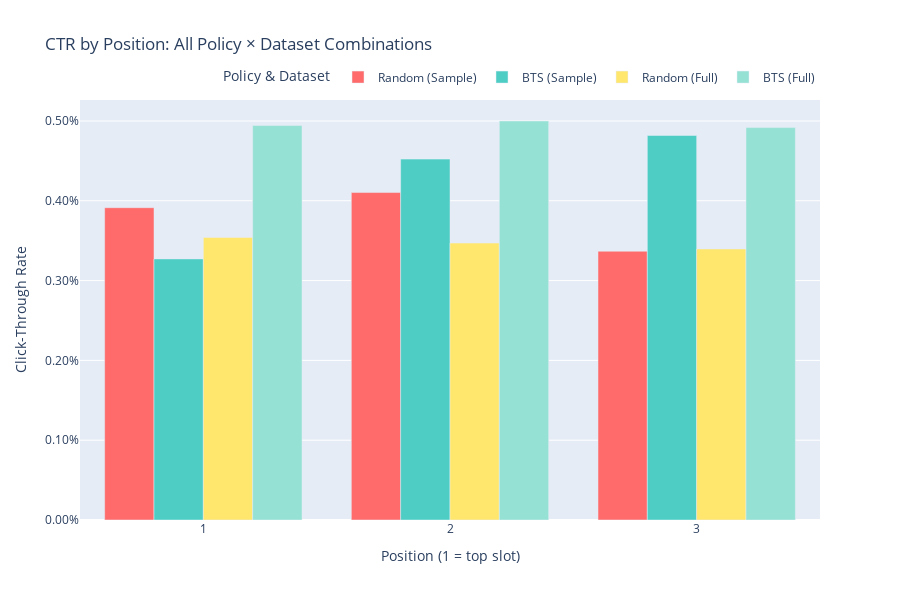

Here is the notebook cell this chart was saved with:
### Markdown cell above
## 7. Per-Position CTR Analysis & Visualization

Analyze how CTR varies by position across all policy × dataset combinations.

### Code cell
# Extract position-level CTR for all combinations
if all(var in globals() for var in ['random_dl_detailed', 'bts_dl_detailed', 'random_full_detailed', 'bts_full_detailed']):
    
    def get_position_ctr(metrics_dict, policy, dataset):
        """Extract CTR by position from detailed metrics."""
        df = metrics_dict['detailed_df'].copy()
        position_data = []
        positions_found = []
        
        for col in df.columns:
            if col.startswith('ctr_pos_'):
                pos = int(col.split('_')[-1])
                positions_found.append(pos)
                clicks_col = f'clicks_pos_{pos}'
                impr_col = f'impressions_pos_{pos}'
                
                total_clicks = df[clicks_col].sum()
                total_impressions = df[impr_col].sum()
                ctr = total_clicks / total_impressions if total_impressions > 0 else 0
                
                position_data.append({
                    'position_raw': pos,
                    'ctr': ctr,
                    'clicks': int(total_clicks),
                    'impressions': int(total_impressions),
                    'policy': policy,
                    'dataset': dataset,
                    'policy_dataset': f"{policy} ({dataset})"
                })
        
        result_df = pd.DataFrame(position_data)
        
        # Normalize 0-indexed positions to 1-indexed
        if len(positions_found) > 0 and min(positions_found) == 0:
            result_df['position'] = result_df['position_raw'] + 1
            result_df['is_normalized'] = True
        else:
            result_df['position'] = result_df['position_raw']
            result_df['is_normalized'] = False
        
        return result_df
    
    # Combine all position-level data
    position_combined = pd.concat([
        get_position_ctr(random_dl_detailed, 'Random', 'Sample'),
        get_position_ctr(bts_dl_detailed, 'BTS', 'Sample'),
        get_position_ctr(random_full_detailed, 'Random', 'Full'),
        get_position_ctr(bts_full_detailed, 'BTS', 'Full')
    ], ignore_index=True)
    
    # Grouped bar chart
    fig = px.bar(position_combined, 
                 x='position', 
                 y='ctr',
                 color='policy_dataset',
                 barmode='group',
                 title='CTR by Position: All Policy × Dataset Combinations',
                 labels={'position': 'Position', 'ctr': 'CTR', 'policy_dataset': 'Policy & Dataset'},
                 height=600,
                 color_discrete_map={
                     'Random (Sample)': '#FF6B6B',
                     'BTS (Sample)': '#4ECDC4',
                     'Random (Full)': '#FFE66D',
                     'BTS (Full)': '#95E1D3'
                 },
                 hover_data={'ctr': ':.4f', 'clicks': ':,', 'impressions': ':,'})
    
    fig.update_xaxes(tickmode='linear', dtick=1, title_text='Position (1 = top slot)')
    fig.update_yaxes(tickformat='.2%', title_text='Click-Through Rate')
    fig.update_layout(
        legend=dict(
            orientation="h", yanchor="bottom", y=1.02, xanchor="right", x=1
        ),
        hovermode='x unified'
    )
    fig.show()
    
    # Pivot table summary
    print("\n" + "="*70)
    print("CTR BY POSITION SUMMARY (All Policy × Dataset)")
    print("="*70)
    position_pivot = position_combined.pivot_table(index='position', columns='policy_dataset', values='ctr')
    display((position_pivot * 100).round(3))  # Display as percentages
    
    # Calculate BTS lift by position (Full dataset)
    print("\n" + "="*70)
    print("BTS LIFT BY POSITION (Full Dataset)")
    print("="*70)
    
    lift_data = []
    for pos in sorted(position_combined['position'].unique()):
        pos_data = position_combined[position_combined['position'] == pos]
        random_full = pos_data[pos_data['policy_dataset'] == 'Random (Full)']['ctr'].values
        bts_full = pos_data[pos_data['policy_dataset'] == 'BTS (Full)']['ctr'].values
        
        if len(random_full) > 0 and len(bts_full) > 0 and random_full[0] > 0:
            lift = ((bts_full[0] / random_full[0]) - 1) * 100
            lift_data.append({
                'Position': pos,
                'Random CTR': f"{random_full[0]:.4f}",
                'BTS CTR': f"{bts_full[0]:.4f}",
                'Lift %': f"{lift:.2f}%"
            })
    
    display(pd.DataFrame(lift_data))
    
else:
    print("⚠️  Detailed data not available. Run Section 5 first.")

### Figure 1 — Plotly figure (JSON) as saved in the notebook; plotly's stock layout.template omitted (floating-point values rounded to 4 significant figures)
{"data": [{"alignmentgroup": "True", "customdata": [[13, 3322], [14, 3412], [11, 3266]], "hovertemplate": "Policy & Dataset=Random (Sample)<br>Position=%{x}<br>CTR=%{y:.4f}<br>clicks=%{customdata[0]:,}<br>impressions=%{customdata[1]:,}<extra></extra>", "legendgroup": "Random (Sample)", "marker": {"color": "#FF6B6B", "pattern": {"shape": ""}}, "name": "Random (Sample)", "offsetgroup": "Random (Sample)", "orientation": "v", "showlegend": true, "textposition": "auto", "type": "bar", "x": [1, 2, 3], "xaxis": "x", "y": [0.003913, 0.004103, 0.003368], "yaxis": "y"}, {"alignmentgroup": "True", "customdata": [[11, 3362], [15, 3317], [16, 3321]], "hovertemplate": "Policy & Dataset=BTS (Sample)<br>Position=%{x}<br>CTR=%{y:.4f}<br>clicks=%{customdata[0]:,}<br>impressions=%{customdata[1]:,}<extra></extra>", "legendgroup": "BTS (Sample)", "marker": {"color": "#4ECDC4", "pattern": {"shape": ""}}, "name": "BTS (Sample)", "offsetgroup": "BTS (Sample)", "orientation": "v", "showlegend": true, "textposition": "auto", "type": "bar", "x": [1, 2, 3], "xaxis": "x", "y": [0.003272, 0.004522, 0.004818], "yaxis": "y"}, {"alignmentgroup": "True", "customdata": [[1622, 458005], [1590, 458158], [1556, 458164]], "hovertemplate": "Policy & Dataset=Random (Full)<br>Position=%{x}<br>CTR=%{y:.4f}<br>clicks=%{customdata[0]:,}<br>impressions=%{customdata[1]:,}<extra></extra>", "legendgroup": "Random (Full)", "marker": {"color": "#FFE66D", "pattern": {"shape": ""}}, "name": "Random (Full)", "offsetgroup": "Random (Full)", "orientation": "v", "showlegend": true, "textposition": "auto", "type": "bar", "x": [1, 2, 3], "xaxis": "x", "y": [0.003541, 0.00347, 0.003396], "yaxis": "y"}, {"alignmentgroup": "True", "customdata": [[20357, 4118481], [20597, 4119618], [20254, 4119101]], "hovertemplate": "Policy & Dataset=BTS (Full)<br>Position=%{x}<br>CTR=%{y:.4f}<br>clicks=%{customdata[0]:,}<br>impressions=%{customdata[1]:,}<extra></extra>", "legendgroup": "BTS (Full)", "marker": {"color": "#95E1D3", "pattern": {"shape": ""}}, "name": "BTS (Full)", "offsetgroup": "BTS (Full)", "orientation": "v", "showlegend": true, "textposition": "auto", "type": "bar", "x": [1, 2, 3], "xaxis": "x", "y": [0.004943, 0.005, 0.004917], "yaxis": "y"}], "layout": {"barmode": "group", "height": 600, "hovermode": "x unified", "legend": {"orientation": "h", "title": {"text": "Policy & Dataset"}, "tracegroupgap": 0, "x": 1, "xanchor": "right", "y": 1.02, "yanchor": "bottom"}, "title": {"text": "CTR by Position: All Policy × Dataset Combinations"}, "xaxis": {"anchor": "y", "domain": [0, 1], "dtick": 1, "tickmode": "linear", "title": {"text": "Position (1 = top slot)"}}, "yaxis": {"anchor": "x", "domain": [0, 1], "tickformat": ".2%", "title": {"text": "Click-Through Rate"}}}}
